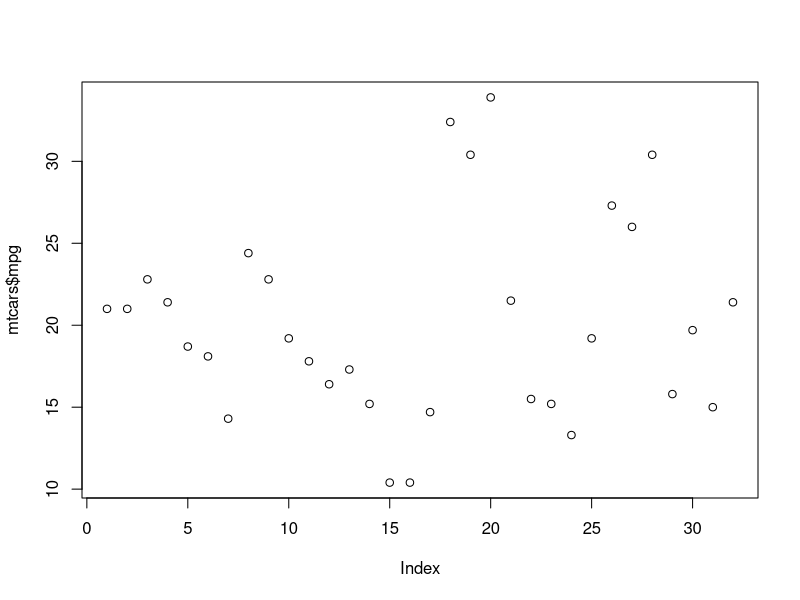
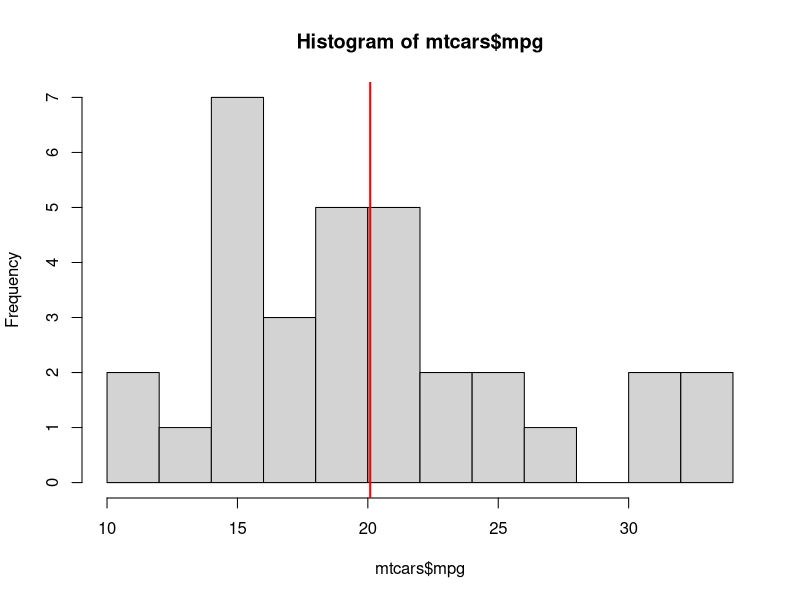
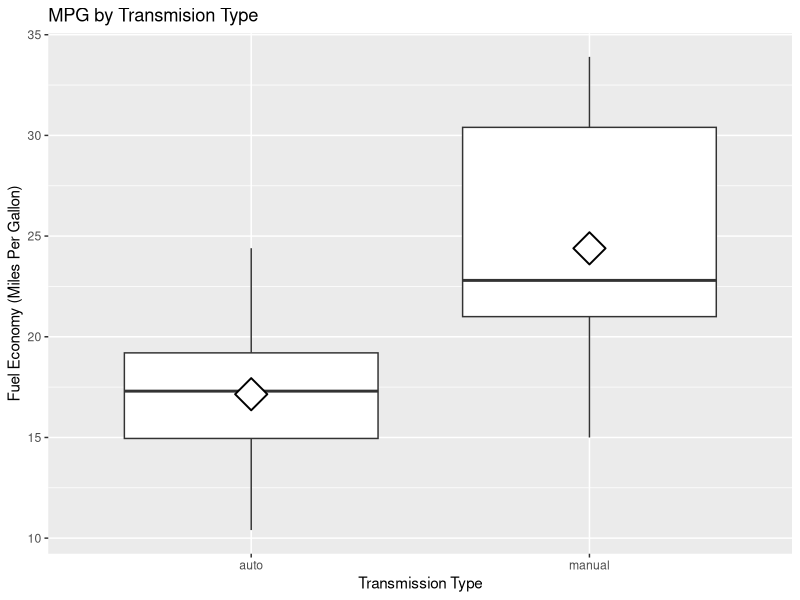
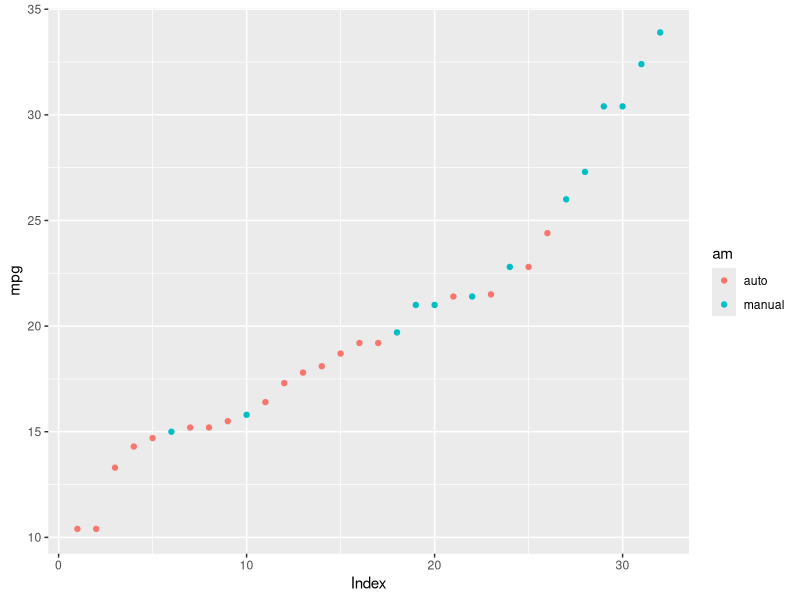
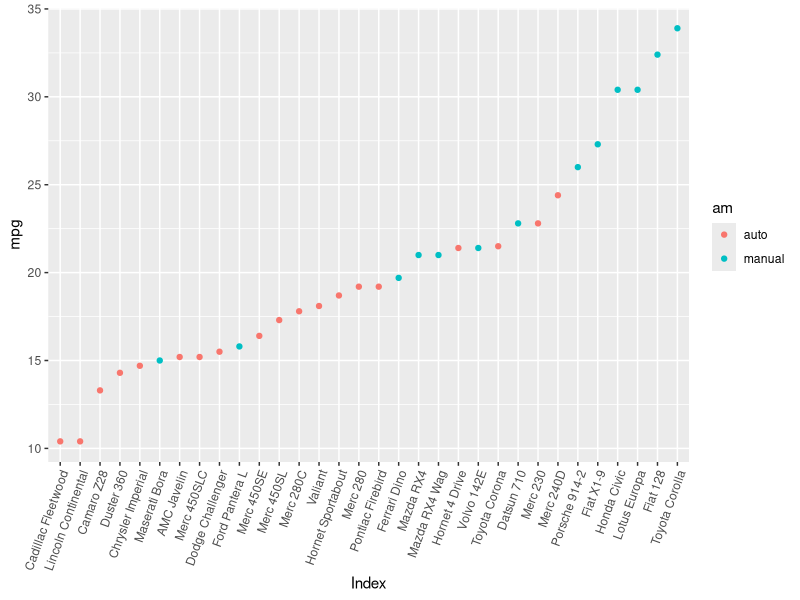
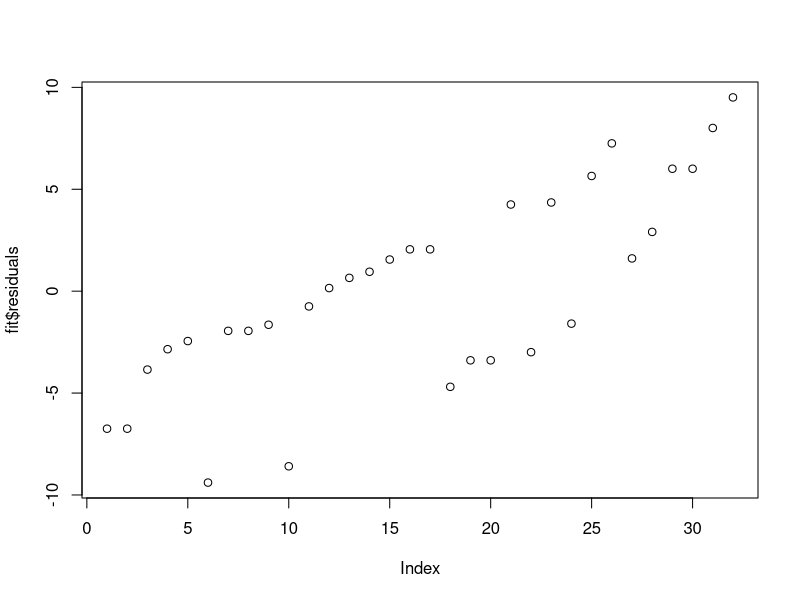
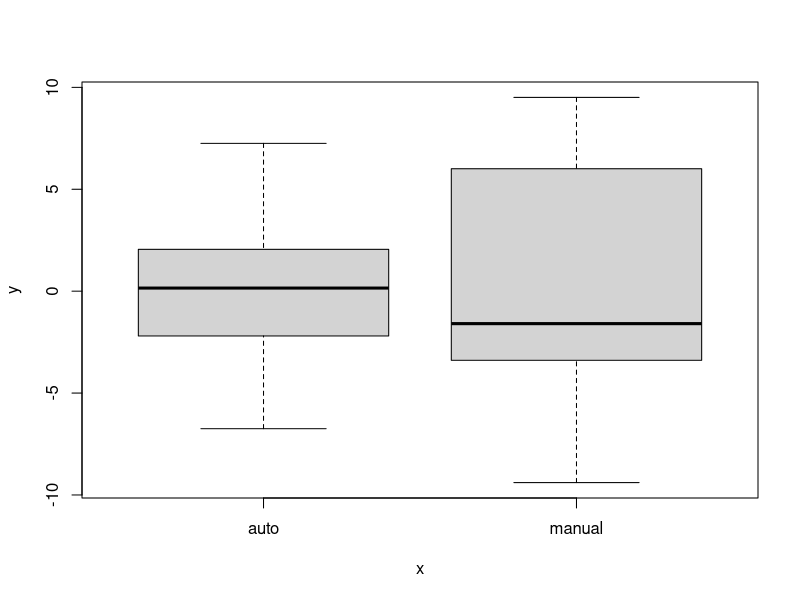
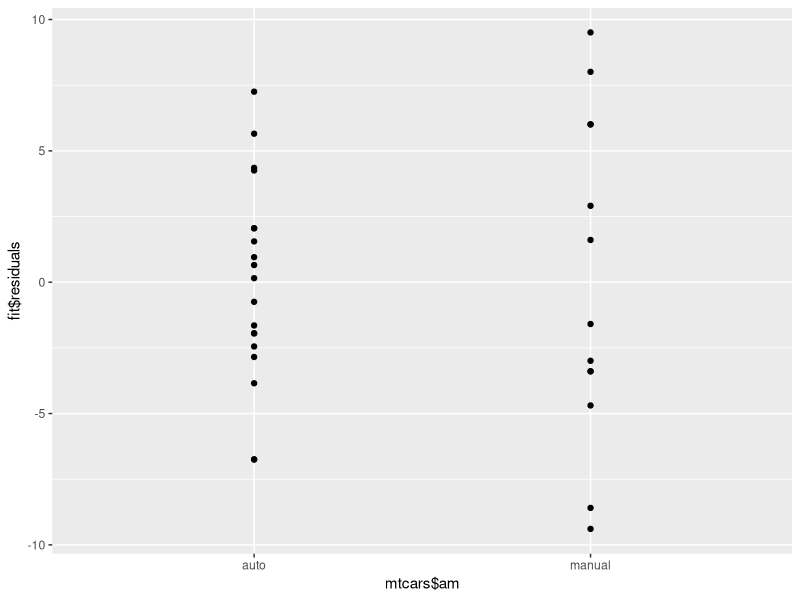

These charts were generated, in order, by the following R code:
###MPG Analysis

###key questions
###Is an automatic or manual transmission better for MPG? Better = more MPG
###Quantify the MPG difference between automatic and manual transmissions-i.e. manual associated with XX additional mpg ctp

###load required packages
library(ggplot2)
library(plyr)


###grab the data

data("mtcars")
str(mtcars)
summary(mtcars$mpg)
head(mtcars)
?mtcars
###key stats
###32 obs of 11 vars including our  of interest

table(mtcars$am)
###19 automatics and 13 manuals so a relativley even split



###get trans type as a factor 
mtcars$am<-factor(mtcars$am)
levels(mtcars$am)<-c("auto","manual")

###Lets add vehicle type as a variable just for fun
mtcars$model<-row.names(mtcars)


plot(mtcars$mpg)
###from the scatter plot mpg is all over the map


hist(mtcars$mpg, breaks = 10)
abline(v=mean(mtcars$mpg), col="red", lwd=2)
###the hist is vaugely normal-a bit weight to the left with mean 20 mpg

g<-ggplot(mtcars, aes(x=am, y=mpg))
g<-g+geom_boxplot(notch = F)+xlab("Transmission Type")+ylab("Fuel Economy (Miles Per Gallon)")+ggtitle("MPG by Transmision Type")+stat_summary(fun.y = "mean",shape=23, size=2, fill="white")
g
###looks like a big difference in both center and spread based on transmission type.  Manual transmissions have higher average mpg and greater variability

###lets arrange in order of mpg
mtcars<-arrange(mtcars, mpg)
g<-ggplot(mtcars, aes(y=mpg, x=seq_along(mpg), color=am))+geom_point()+xlab("Index")
g

###lets add the models for fun 
g<-ggplot(mtcars, aes(y=mpg, x=reorder(model, mpg, sum), color=am))+geom_point()+xlab("Index")+theme(axis.text.x=element_text(angle=70, hjust=1, vjust=1))
g

###rather than a standard scatterplot-I've arranged by mpg and we can see that thse at the low end are almost all automatics 


###looks like pretty good initial evidence that transmision type does matter and that manual is associated with greater fuel economy.  But we haven't explored other variables.

###Ho: Mean(mpg|auto)-mean(mpg|manual)=0
###Ha: Mean(mpg|auto)-mean(mpg|manual)!=0

### We could do a quick t test to see if the difference is signficant
auto<-subset(mtcars, am=="auto")
manual<-subset(mtcars, am=="manual")

test<-t.test(auto$mpg, manual$mpg, paired = FALSE)

test$conf
test$p.value
###0 not included in confidence interval and pvalue less than .05 good evidence that theobserbved diffrence is statsically signficant 


###now lets fit a linear model with mpg as the outcome and transmision type as the predictor 

fit<-lm(mpg~am, mtcars)
summary(fit)

###the coeffcient on tranmission type 7.245 is statistically signficant and implies that all else being equal a car with manual transmision wil get 7.245 mpg more than one with an automatic 
###transmission.  The R2 indicates that transmission types explains 35.8% of the observed variation in fuel economy. 

plot(fit$residuals)
plot(mtcars$am, fit$residuals)
qplot(mtcars$am, fit$residuals)

fitted(fit)

####now lets try all the vars
fitall<-lm(mpg~., data=mtcars)
summary(fitall)$coef

###the only thing signficant at all (at .1 is wt)

###interactions

fitwtamint<-lm(mpg~am+wt+am:wt,mtcars)
plot(fitwtamint$residuals)
summary(fitwtamint)
